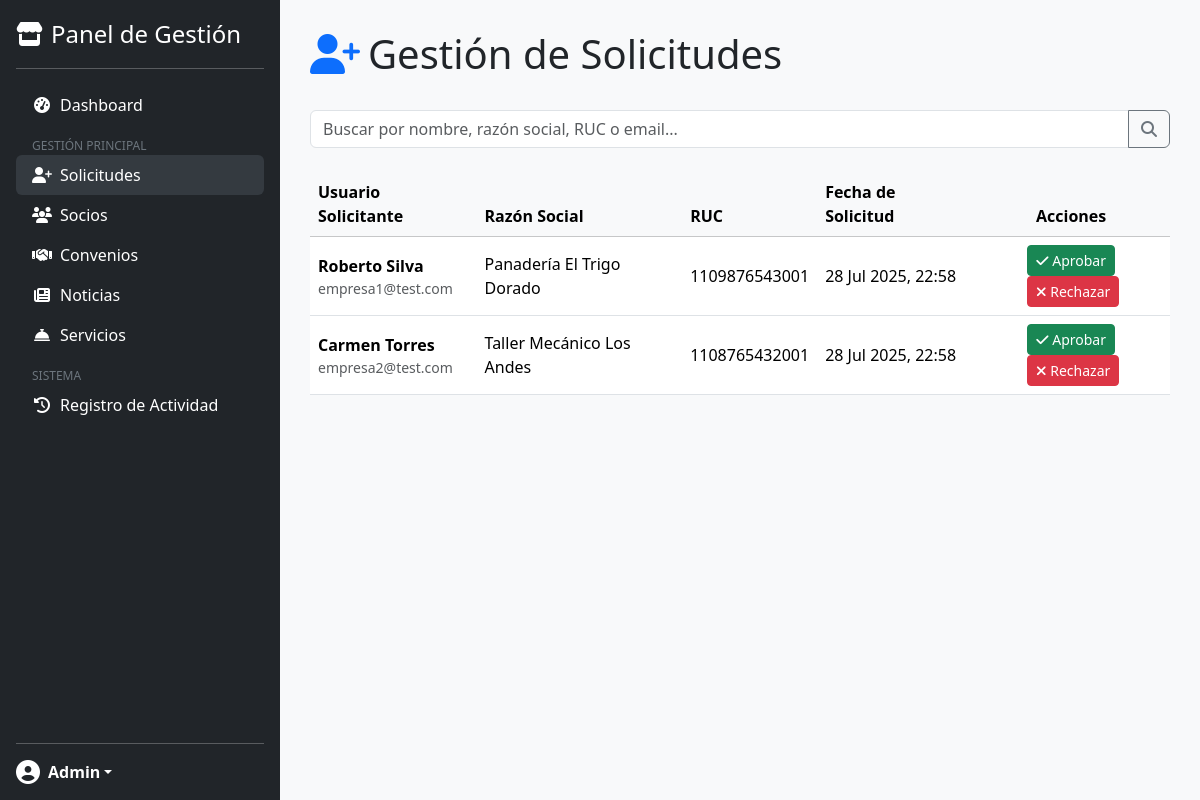
Page /panel/solicitudes/ (signed in) on the committed database.
### usuarios/models.py (models this page shows, shortened)
class Usuario(AbstractUser):
    username = None
    email = models.EmailField(_('email address'), unique=True)
    cedula = models.CharField(max_length=20, unique=True, blank=True, null=True)
    telefono = models.CharField(max_length=20, blank=True, null=True)
    USERNAME_FIELD = 'email'
    REQUIRED_FIELDS = ['first_name', 'last_name']
    objects = UsuarioManager()

### afiliaciones/models.py (models this page shows, shortened)
class SolicitudAfiliacion(models.Model):
    ESTADOS = [
        ('PENDIENTE', 'Pendiente'),
        ('APROBADA', 'Aprobada'),
        ('RECHAZADA', 'Rechazada'),
    ]
    usuario = models.OneToOneField(settings.AUTH_USER_MODEL, on_delete=models.CASCADE)
    razon_social = models.CharField(max_length=200)
    ruc = models.CharField(max_length=13)
    direccion = models.TextField()
    estado = models.CharField(max_length=20, choices=ESTADOS, default='PENDIENTE')
    fecha_solicitud = models.DateTimeField(auto_now_add=True)
    fecha_revision = models.DateTimeField(null=True, blank=True)
    revisado_por = models.ForeignKey(
        settings.AUTH_USER_MODEL,
        on_delete=models.SET_NULL,
        null=True, blank=True,
        related_name='solicitudes_revisadas'
    )

### panel/views.py (the view)
# urls.py: path('solicitudes/', views.SolicitudesAfiliacionView.as_view(), name='solicitudes_afiliacion'),
class SolicitudesAfiliacionView(LoginRequiredMixin, StaffRequiredMixin, ListView):
    model = SolicitudAfiliacion
    template_name = "panel/solicitudes_afiliacion.html"
    context_object_name = "solicitudes"
    paginate_by = 10
    def get_queryset(self):
        queryset = SolicitudAfiliacion.objects.filter(estado='PENDIENTE').select_related('usuario')
        query = self.request.GET.get('q')
        if query:
            queryset = queryset.filter(
                Q(razon_social__icontains=query) | Q(ruc__icontains=query) |
                Q(usuario__first_name__icontains=query) | Q(usuario__last_name__icontains=query) |
                Q(usuario__email__icontains=query)
            )
        return queryset
    def get_context_data(self, **kwargs):
        context = super().get_context_data(**kwargs)
        context['current_query'] = self.request.GET.get('q', '')
        return context

### panel/mixins.py (called while the page is built)
    def dispatch(self, request, *args, **kwargs):
        if not request.user.is_authenticated or not request.user.is_staff:
            return self.handle_no_permission()
        return super().dispatch(request, *args, **kwargs)

### panel/templates/panel/solicitudes_afiliacion.html (shortened to what this page needs)
{% extends 'panel/panel_base.html' %}
{% block content %}
<div class="d-flex justify-content-between align-items-center mb-4">
    <h1><i class="fas fa-user-plus text-primary me-2"></i>Gestión de Solicitudes</h1>
</div>
<div class="info-card">
    <form method="get" class="mb-4">
        <div class="input-group">
            <input type="text" name="q" class="form-control"
                placeholder="Buscar por nombre, razón social, RUC o email..." value="{{ current_query }}">
            <button class="btn btn-outline-secondary" type="submit"><i class="fas fa-search"></i></button>
        </div>
    </form>
    <div class="table-responsive">
        <table class="table table-hover align-middle">
            <thead class="table-light">
                <tr>
                    <th>Usuario Solicitante</th>
                    <th>Razón Social</th>
                    <th>RUC</th>
                    <th>Fecha de Solicitud</th>
                    <th class="text-center">Acciones</th>
                </tr>
            </thead>
            <tbody>
                {% for solicitud in solicitudes %}
                <tr>
                    <td>
                        <strong>{{ solicitud.usuario.get_full_name }}</strong>
                        <div class="small text-muted">{{ solicitud.usuario.email }}</div>
                    </td>
                    <td>{{ solicitud.razon_social }}</td>
                    <td>{{ solicitud.ruc }}</td>
                    <td>{{ solicitud.fecha_solicitud|date:"d M Y, H:i" }}</td>
                    <td class="text-center">
                        <form method="post" action="{% url 'panel:aprobar_solicitud' solicitud.pk %}" class="d-inline">
                            <button type="submit" class="btn btn-sm btn-success" title="Aprobar"
                                onclick="return confirm('¿Estás seguro de APROBAR esta solicitud?')">
                                <i class="fas fa-check"></i> Aprobar
                            </button>
                        </form>
                        <form method="post" action="{% url 'panel:rechazar_solicitud' solicitud.pk %}"
                            class="d-inline ms-1">
                            <button type="submit" class="btn btn-sm btn-danger" title="Rechazar"
                                onclick="return confirm('¿Estás seguro de RECHAZAR esta solicitud?')">
                                <i class="fas fa-times"></i> Rechazar
                            </button>
                        </form>
                    </td>
                </tr>
                {% endfor %}
            </tbody>
        </table>
    </div>
</div>
{% endblock %}

### panel/templates/panel/panel_base.html (shortened to what this page needs)
{% load static %}
<!DOCTYPE html>
<html lang="es">
<head>
  <link href="https://cdn.jsdelivr.net/npm/bootstrap@5.3.3/dist/css/bootstrap.min.css" rel="stylesheet" />
  <link rel="stylesheet" href="https://cdnjs.cloudflare.com/ajax/libs/font-awesome/6.5.2/css/all.min.css" />
</head>
<body>
  <div class="main-container">
    <div class="sidebar d-flex flex-column flex-shrink-0 p-3">
      <a href="{% url 'panel:dashboard' %}"
        class="d-flex align-items-center mb-3 mb-md-0 me-md-auto text-white text-decoration-none">
        <i class="fa-solid fa-store me-2 fs-4"></i>
        <span class="fs-4">Panel de Gestión</span>
      </a>
      <hr class="text-white" />
      {% with current_url=request.resolver_match.url_name %}
      <ul class="nav nav-pills flex-column mb-auto">
        <li class="nav-item">
          <a href="{% url 'panel:dashboard' %}"
            class="nav-link text-white {% if current_url == 'dashboard' %}active{% endif %}">
            <i class="fa-solid fa-tachometer-alt fa-fw me-2"></i>Dashboard
          </a>
        </li>
        <div class="sidebar-heading">Gestión Principal</div>
        <li>
          <a href="{% url 'panel:solicitudes_afiliacion' %}"
            class="nav-link text-white {% if 'solicitud' in current_url %}active{% endif %}">
            <i class="fa-solid fa-user-plus fa-fw me-2"></i>Solicitudes
          </a>
        </li>
        <li>
          <a href="{% url 'panel:gestion_socios' %}"
            class="nav-link text-white {% if 'socio' in current_url %}active{% endif %}">
            <i class="fa-solid fa-users fa-fw me-2"></i>Socios
          </a>
        </li>
        <li>
          <a href="{% url 'panel:convenio_list' %}"
            class="nav-link text-white {% if 'convenio' in current_url %}active{% endif %}">
            <i class="fa-solid fa-handshake fa-fw me-2"></i>Convenios
          </a>
        </li>
        <li>
          <a href="{% url 'panel:noticia_panel_list' %}"
            class="nav-link text-white {% if 'noticia' in current_url %}active{% endif %}">
            <i class="fa-solid fa-newspaper fa-fw me-2"></i>Noticias
          </a>
        </li>
        <li>
          <a href="{% url 'panel:servicio_panel_list' %}"
            class="nav-link text-white {% if 'servicio' in current_url %}active{% endif %}">
            <i class="fa-solid fa-concierge-bell fa-fw me-2"></i>Servicios
          </a>
        </li>
        <div class="sidebar-heading">Sistema</div>
        <li>
          <a href="{% url 'panel:registro_actividad' %}"
            class="nav-link text-white {% if 'registro_actividad' in current_url %}active{% endif %}">
            <i class="fa-solid fa-history fa-fw me-2"></i>Registro de Actividad
          </a>
        </li>
      </ul>
      {% endwith %}
      <hr class="text-white" />
      <div class="dropdown">
        <a href="#" class="d-flex align-items-center text-white text-decoration-none dropdown-toggle"
          data-bs-toggle="dropdown" aria-expanded="false">
          <i class="fa-solid fa-circle-user fs-4 me-2"></i>
          <strong>{{ user.first_name|default:user.email }}</strong>
        </a>
      </div>
    </div>
    <main class="content">{% block content %} {% endblock %}</main>
  </div>
</body>
</html>

### panel/templates/panel/panel_base.html (style rules this page uses)
body { display: flex; min-height: 100vh; flex-direction: column; }
.main-container { display: flex; flex: 1; }
.sidebar { width: 280px; background-color: #212529; }
.sidebar .nav-link { color: #adb5bd; }
.sidebar .nav-link:hover, .sidebar .nav-link.active { color: #fff; background-color: #343a40; }
.content { flex: 1; padding: 30px; background-color: #f8f9fa; }
.sidebar-heading { font-size: .75rem; text-transform: uppercase; color: #6c757d; padding: .75rem 1rem 0; }

### rows in the picture
Usuario: first_name "Admin"
SolicitudAfiliacion: usuario.get_full_name "Roberto Silva", usuario.email "empresa1@test.com", razon_social "Panadería El Trigo Dorado", ruc "1109876543001", fecha_solicitud "28 Jul 2025, 22:58"
SolicitudAfiliacion: usuario.get_full_name "Carmen Torres", usuario.email "empresa2@test.com", razon_social "Taller Mecánico Los Andes", ruc "1108765432001", fecha_solicitud "28 Jul 2025, 22:58"
